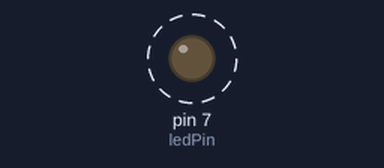
A sketch run on a simulated Arduino Uno, built with avr-gcc and run on an emulated ATmega328P. Shown: output pins drawn as LEDs (lit = HIGH). Dashed ring = blinking. At 5.0 s the program stops and its outputs stay as they are.

Above: at 0.2 s.
Timing chart, 0 to 3.0 s (numbered marks = the images above):
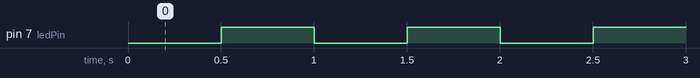

Measured:
- by itself, pin 7 (ledPin): alternates HIGH for 0.50 s and LOW for 0.50 s, 9 changes in all, then stays HIGH

The sketch:

05_practice_2.ino
```cpp
const int ledPin = 7;

void setup() {
  pinMode(ledPin, OUTPUT);
  digitalWrite(ledPin, HIGH);
}

void loop() {
  for (int i = 0; i < 5; i++) {
    digitalWrite(ledPin, LOW);
    delay(500);
    digitalWrite(ledPin, HIGH);
    delay(500);
  }

  digitalWrite(ledPin, HIGH);

  while (1) {
  }
}
```
